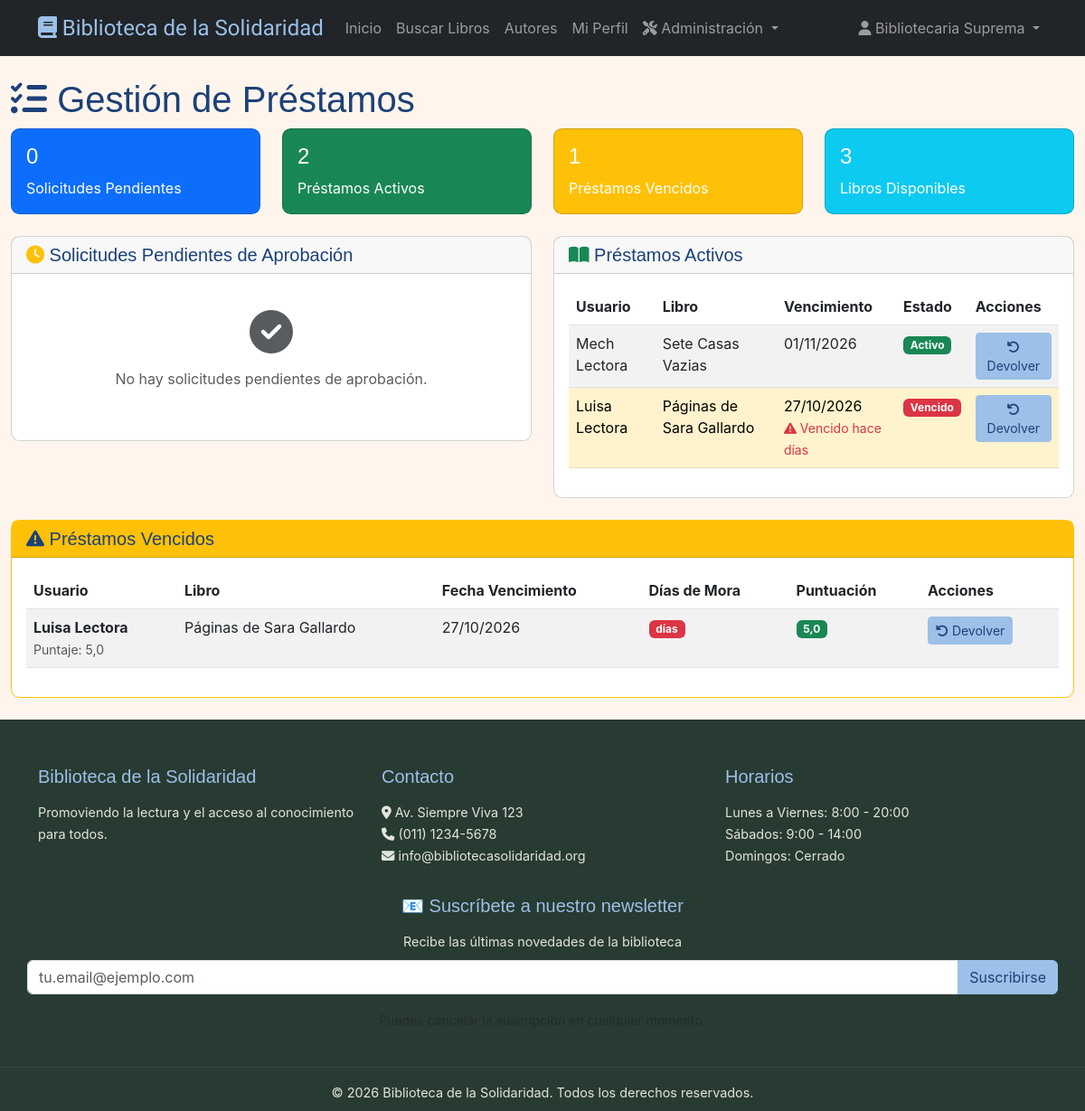
Page /loans/gestionar/ (signed in) on the earlier database version.
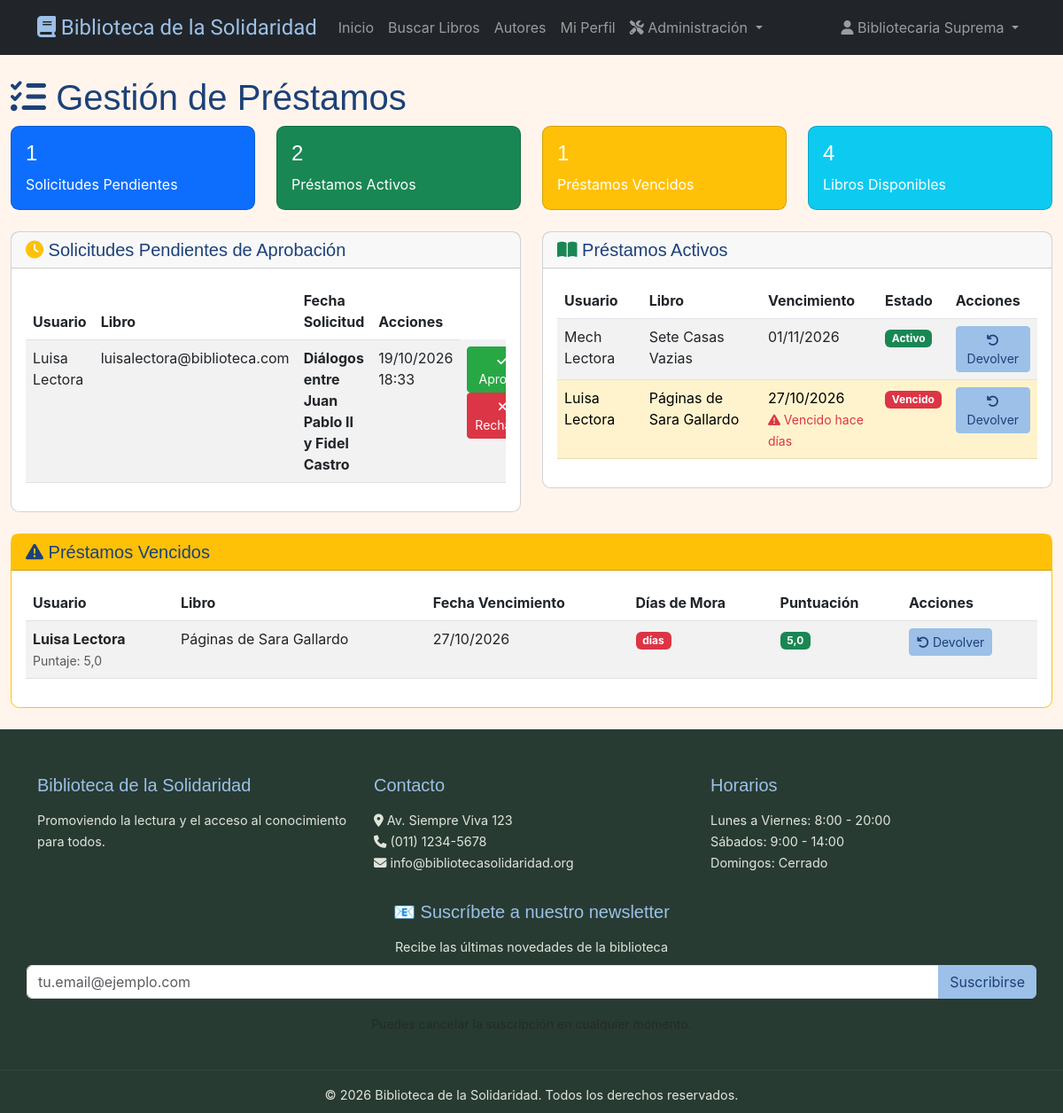
Same page on the later database version.
### apps/loans/models.py (models this page shows, shortened)
class Loan(models.Model):
    LOAN_TYPES = (
        ('normal', 'Normal (15 días)'),
        ('express', 'Express (3 días)'),
        ('summer', 'Verano (2 meses)'),
    )
    objects = LoanQuerySet.as_manager()
    LOAN_DURATION = {
        'normal': 15,
        'express': 3,
        'summer': 60,
    }
    user = models.ForeignKey(User, on_delete=models.CASCADE, related_name='loans')
    book = models.ForeignKey('books.Book', on_delete=models.CASCADE, related_name='loans')
    stock_item = models.ForeignKey(
        'books.BookStock',
        on_delete=models.SET_NULL,
        null=True,
        blank=True,
        related_name='loans',
    )
    loan_type = models.CharField(max_length=10, choices=LOAN_TYPES, default='normal')
    loan_date = models.DateField(auto_now_add=True)
    due_date = models.DateField()
    return_date = models.DateField(null=True, blank=True)
    status = models.CharField(max_length=20, choices=(
        ('active', 'Activo'),
        ('returned', 'Devuelto'),
        ('overdue', 'Vencido'),
        ('lost', 'Perdido'),
    ), default='active')
    renewal_count = models.IntegerField(default=0)
    max_renewals = models.IntegerField(default=2)
    class Meta:
        db_table = 'loans'
        verbose_name = 'Préstamo'
        verbose_name_plural = 'Préstamos'
        indexes = [
            models.Index(fields=['user', 'status']),
            models.Index(fields=['status', '-due_date']),
            models.Index(fields=['return_date']),
        ]
    @property
    def is_overdue(self):
        if self.status != 'active':
            return False
        return timezone.now().date() > self.due_date

class LoanRequest(models.Model):
    STATUS_CHOICES = [
        ('pending', 'Pendiente'),
        ('approved', 'Aprobado'),
        ('rejected', 'Rechazado'),
        ('cancelled', 'Cancelado'),
    ]
    LOAN_TYPE_CHOICES = [
        ('normal', 'Normal (15 días)'),
        ('express', 'Express (3 días)'),
        ('summer', 'Verano (2 meses)'),
    ]
    user = models.ForeignKey(User, on_delete=models.CASCADE, related_name='loan_requests')
    book = models.ForeignKey('books.Book', on_delete=models.CASCADE)
    loan_type = models.CharField(
        max_length=10,
        choices=LOAN_TYPE_CHOICES,
        default='normal'
    )
    status = models.CharField(
        max_length=20,
        choices=STATUS_CHOICES,
        default='pending'
    )
    request_date = models.DateTimeField(auto_now_add=True)
    approved_by = models.ForeignKey(
        User,
        on_delete=models.SET_NULL,
        null=True,
        blank=True,
        related_name='approved_loan_requests'
    )
    approved_date = models.DateTimeField(null=True, blank=True)
    class Meta:
        db_table = 'loan_requests'
        verbose_name = 'Solicitud de Préstamo'
        verbose_name_plural = 'Solicitudes de Préstamo'
        ordering = ['-request_date']
        indexes = [
            models.Index(fields=['user', 'status']),
            models.Index(fields=['status', '-request_date']),
        ]

### apps/users/models.py (models this page shows, shortened)
class User(AbstractUser):
    ROLES = (
        ('reader', 'Lector'),
        ('librarian', 'Bibliotecario'),
        ('admin', 'Administrador')
    )
    role = models.CharField(max_length=10, choices=ROLES, default='reader')
    dni = models.CharField(
            max_length=20,
            unique=True,
            validators=[validate_dni],
            help_text="Formato: 12345678 o 12.345.678"
        )
    address = models.TextField()
    phone = models.CharField(max_length=20)
    score = models.FloatField(default=5.0)
    is_active_member = models.BooleanField(default=True)
    suspension_end_date = models.DateField(null=True, blank=True)
    class Meta:
        db_table = 'users'
        verbose_name = 'Usuario'
        verbose_name_plural = 'Usuarios'

### apps/books/models.py (models this page shows, shortened)
class Book(models.Model):
    openlibrary_id = models.CharField(
        max_length=50, unique=True, blank=True, null=True, db_index=True
    )
    title = models.CharField(max_length=500, db_index=True)
    authors = models.ManyToManyField(Author, related_name='books', blank=True)
    publish_date = models.CharField(max_length=100, blank=True)
    description = models.TextField(blank=True)
    number_of_pages = models.IntegerField(blank=True, null=True)
    isbn = models.ManyToManyField(ISBN, related_name='books', blank=True)
    cover_url = models.URLField(blank=True)
    categories = models.ManyToManyField(Category, related_name='books')
    stock = models.IntegerField(default=0)
    available = models.BooleanField(default=True)
    created_at = models.DateTimeField(auto_now_add=True)
    updated_at = models.DateTimeField(auto_now=True)
    objects = BookQuerySet.as_manager()
    class Meta:
        db_table = 'books'
        verbose_name = 'Libro'
        verbose_name_plural = 'Libros'
        indexes = [
            models.Index(fields=['title']),
            models.Index(fields=['-created_at']),
            models.Index(fields=['available', 'stock']),
        ]

### apps/loans/views.py (the view)
# urls.py: path('gestionar/', LoansManagerView.as_view(), name='manage_loans'),
class LoansManagerView(LoginRequiredMixin, UserPassesTestMixin, ListView):
    model = LoanRequest
    template_name = 'loans/loan_management.html'
    context_object_name = 'loan_requests'
    def test_func(self):
        return self.request.user.role in ['librarian', 'admin']
    def get_queryset(self):
        return LoanRequest.objects.filter(
            status='pending'
        ).select_related('user', 'book').order_by('-request_date')
    def get_context_data(self, **kwargs):
        context = super().get_context_data(**kwargs)
        loan_reqs = list(self.get_queryset())
        context['loan_requests'] = loan_reqs
        try:
            context['debug_loan_ids'] = [lr.id for lr in loan_reqs]
            logging.getLogger('apps').debug('LoansManagerView loan_reqs ids: %s', context['debug_loan_ids'])
        except Exception:
            context['debug_loan_ids'] = []
        context['active_loans'] = Loan.objects.filter(
            status='active'
        ).select_related('user', 'book').order_by('-due_date')[:20]
        today = timezone.now().date()
        context['overdue_loans'] = Loan.objects.filter(
            status='active',
            due_date__lt=today
        ).select_related('user', 'book').order_by('due_date')
        context['stats'] = {
            'pending_requests': len(loan_reqs),
            'active_loans': Loan.objects.filter(status='active').count(),
            'overdue_loans': context['overdue_loans'].count(),
            'total_books': available_books_queryset().count(),
        }
        return context

### templates/loans/loan_management.html (shortened to what the changed rows need)
{% extends 'base.html' %}
{% block content %}
<div class="container-fluid mt-4">
    <h1><i class="fas fa-tasks"></i> Gestión de Préstamos</h1>
    <div class="row mb-4">
        <div class="col-md-3">
            <div class="card text-white bg-primary">
                <div class="card-body">
                    <h4 class="card-title">{{ stats.pending_requests }}</h4>
                    <p class="card-text">Solicitudes Pendientes</p>
                </div>
            </div>
        </div>
        <div class="col-md-3">
            <div class="card text-white bg-info">
                <div class="card-body">
                    <h4 class="card-title">{{ stats.total_books }}</h4>
                    <p class="card-text">Libros Disponibles</p>
                </div>
            </div>
        </div>
    </div>
    <div class="row">
        <div class="col-lg-6">
            <div class="card">
                <div class="card-body">
                    {% if loan_requests %}
                    <div class="table-responsive">
                        <table class="table table-striped">
                            <thead>
                                <tr>
                                    <th>Usuario</th>
                                    <th>Libro</th>
                                    <th>Fecha Solicitud</th>
                                    <th>Acciones</th>
                                </tr>
                            </thead>
                            <tbody>
                                {% for loan_request in loan_requests %}
                                <tr>
                                    <td>{{ loan_request.user.get_full_name }}</td>
                                    <td>{{ loan_request.user.email }}</td>
                                    <td>
                                        <strong>{{ loan_request.book.title }}</strong><br>
                                    </td>
                                    <td>{{ loan_request.request_date|date:"d/m/Y H:i" }}</td>
                                    <td>
                                        <form method="post" action="{% url 'approve_loan_request' loan_request.id %}"
                                            class="d-inline">
                                            <button type="submit" class="btn btn-success btn-sm">
                                                <i class="fas fa-check"></i> Aprobar
                                            </button>
                                        </form>
                                        <form method="post" action="{% url 'reject_loan_request' loan_request.id %}"
                                            class="d-inline">
                                            <button type="submit" class="btn btn-danger btn-sm">
                                                <i class="fas fa-times"></i> Rechazar
                                            </button>
                                        </form>
                                    </td>
                                </tr>
                                {% empty %}
                                <tr>
                                    <td colspan="5" class="text-center">No hay solicitudes pendientes</td>
                                </tr>
                                {% endfor %}
                            </tbody>
                        </table>
                    </div>
                    {% else %}
                    <div class="text-center text-muted py-4">
                        <i class="fas fa-check-circle fa-3x mb-3"></i>
                        <p>No hay solicitudes pendientes de aprobación.</p>
                    </div>
                    {% endif %}
                </div>
            </div>
        </div>
        <div class="col-lg-6">
            <div class="card">
                <div class="card-body">
                    {% if active_loans %}
                    <div class="table-responsive">
                        <table class="table table-striped">
                            <thead>
                                <tr>
                                    <th>Usuario</th>
                                    <th>Libro</th>
                                    <th>Vencimiento</th>
                                    <th>Estado</th>
                                    <th>Acciones</th>
                                </tr>
                            </thead>
                            <tbody>
                                {% for loan in active_loans %}
                                <tr class="{% if loan.is_overdue %}table-warning{% endif %}">
                                    <td>{{ loan.user.get_full_name }}</td>
                                    <td>{{ loan.book.title }}</td>
                                    <td>
                                        {{ loan.due_date|date:"d/m/Y" }}
                                        {% if loan.is_overdue %}
                                        <br><small class="text-danger">
                                            <i class="fas fa-exclamation-triangle"></i>
                                            Vencido hace {{ loan.days_overdue }} días
                                        </small>
                                        {% endif %}
                                    </td>
                                    <td>
                                        {% if loan.is_overdue %}
                                        <span class="badge bg-danger">Vencido</span>
                                        {% else %}
                                        <span class="badge bg-success">Activo</span>
                                        {% endif %}
                                    </td>
                                    <td>
                                        <form method="post" action="{% url 'return_book' loan.id %}" class="d-inline">
                                            <button type="submit" class="btn btn-primary btn-sm">
                                                <i class="fas fa-undo"></i> Devolver
                                            </button>
                                        </form>
                                    </td>
                                </tr>
                                {% endfor %}
                            </tbody>
                        </table>
                    </div>
                    {% else %}
                    <div class="text-center text-muted py-4">
                        <i class="fas fa-book fa-3x mb-3"></i>
                        <p>No hay préstamos activos en este momento.</p>
                    </div>
                    {% endif %}
                </div>
            </div>
        </div>
    </div>
    {% if overdue_loans %}
    <div class="row mt-4">
        <div class="col-12">
            <div class="card border-warning">
                <div class="card-body">
                    <div class="table-responsive">
                        <table class="table table-striped">
                            <thead>
                                <tr>
                                    <th>Usuario</th>
                                    <th>Libro</th>
                                    <th>Fecha Vencimiento</th>
                                    <th>Días de Mora</th>
                                    <th>Puntuación</th>
                                    <th>Acciones</th>
                                </tr>
                            </thead>
                            <tbody>
                                {% for loan in overdue_loans %}
                                <tr>
                                    <td>
                                        <strong>{{ loan.user.get_full_name }}</strong><br>
                                        <small class="text-muted">Puntaje: {{ loan.user.score }}</small>
                                    </td>
                                    <td>{{ loan.book.title }}</td>
                                    <td>{{ loan.due_date|date:"d/m/Y" }}</td>
                                    <td>
                                        <span class="badge bg-danger">{{ loan.days_overdue }} días</span>
                                    </td>
                                    <td>
                                        <span
                                            class="badge bg-{% if loan.user.score >= 4 %}success{% elif loan.user.score >= 3 %}warning{% else %}danger{% endif %}">
                                            {{ loan.user.score }}
                                        </span>
                                    </td>
                                    <td>
                                        <form method="post" action="{% url 'return_book' loan.id %}" class="d-inline">
                                            <button type="submit" class="btn btn-primary btn-sm">
                                                <i class="fas fa-undo"></i> Devolver
                                            </button>
                                        </form>
                                    </td>
                                </tr>
                                {% endfor %}
                            </tbody>
                        </table>
                    </div>
                </div>
            </div>
        </div>
    </div>
    {% endif %}
</div>
{% endblock %}

Differences in the rows shown:
added LoanRequest: user.get_full_name "Luisa Lectora", user.email "luisalectora@biblioteca.com", book "Diálogos entre Juan Pablo II y Fidel Castro", request_date "19/10/2026 18:33"
Other differences:
{{ stats.pending_requests }}: "0" → "1"
{{ stats.total_books }}: "3" → "4"
text no longer shown: "No hay solicitudes pendientes de aprobación."
text now shown: "Usuario Libro Fecha Solicitud Acciones"
